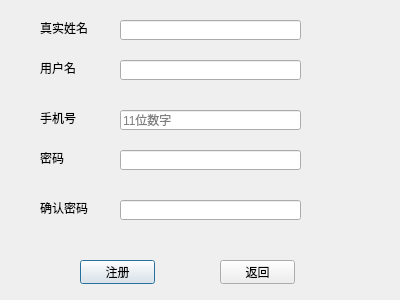
<?xml version="1.0" encoding="UTF-8"?>
<ui version="4.0">
 <class>RegisterDialog</class>
 <widget class="QDialog" name="RegisterDialog">
  <property name="geometry">
   <rect>
    <x>0</x>
    <y>0</y>
    <width>400</width>
    <height>300</height>
   </rect>
  </property>
  <property name="windowTitle">
   <string>Dialog</string>
  </property>
  <widget class="QLabel" name="label">
   <property name="geometry">
    <rect>
     <x>40</x>
     <y>60</y>
     <width>54</width>
     <height>16</height>
    </rect>
   </property>
   <property name="text">
    <string>用户名</string>
   </property>
  </widget>
  <widget class="QLabel" name="label_2">
   <property name="geometry">
    <rect>
     <x>40</x>
     <y>20</y>
     <width>54</width>
     <height>16</height>
    </rect>
   </property>
   <property name="text">
    <string>真实姓名</string>
   </property>
  </widget>
  <widget class="QLabel" name="label_3">
   <property name="geometry">
    <rect>
     <x>40</x>
     <y>110</y>
     <width>54</width>
     <height>16</height>
    </rect>
   </property>
   <property name="text">
    <string>手机号</string>
   </property>
  </widget>
  <widget class="QLabel" name="label_4">
   <property name="geometry">
    <rect>
     <x>40</x>
     <y>150</y>
     <width>54</width>
     <height>16</height>
    </rect>
   </property>
   <property name="text">
    <string>密码</string>
   </property>
  </widget>
  <widget class="QLabel" name="label_5">
   <property name="geometry">
    <rect>
     <x>40</x>
     <y>200</y>
     <width>54</width>
     <height>16</height>
    </rect>
   </property>
   <property name="text">
    <string>确认密码</string>
   </property>
  </widget>
  <widget class="QLineEdit" name="usernameLineEdit">
   <property name="geometry">
    <rect>
     <x>120</x>
     <y>20</y>
     <width>181</width>
     <height>20</height>
    </rect>
   </property>
  </widget>
  <widget class="QLineEdit" name="phoneLineEdit">
   <property name="geometry">
    <rect>
     <x>120</x>
     <y>110</y>
     <width>181</width>
     <height>20</height>
    </rect>
   </property>
   <property name="placeholderText">
    <string>11位数字</string>
   </property>
  </widget>
  <widget class="QLineEdit" name="passwordLineEdit">
   <property name="geometry">
    <rect>
     <x>120</x>
     <y>150</y>
     <width>181</width>
     <height>20</height>
    </rect>
   </property>
   <property name="echoMode">
    <enum>QLineEdit::EchoMode::Password</enum>
   </property>
  </widget>
  <widget class="QLineEdit" name="passwordConfirmLineEdit">
   <property name="geometry">
    <rect>
     <x>120</x>
     <y>200</y>
     <width>181</width>
     <height>20</height>
    </rect>
   </property>
   <property name="text">
    <string/>
   </property>
   <property name="echoMode">
    <enum>QLineEdit::EchoMode::Password</enum>
   </property>
  </widget>
  <widget class="QPushButton" name="registerConfirmButton">
   <property name="geometry">
    <rect>
     <x>80</x>
     <y>260</y>
     <width>75</width>
     <height>24</height>
    </rect>
   </property>
   <property name="text">
    <string>注册</string>
   </property>
  </widget>
  <widget class="QPushButton" name="cancelButton">
   <property name="geometry">
    <rect>
     <x>220</x>
     <y>260</y>
     <width>75</width>
     <height>24</height>
    </rect>
   </property>
   <property name="text">
    <string>返回</string>
   </property>
  </widget>
  <widget class="QLineEdit" name="displayNameLineEdit">
   <property name="geometry">
    <rect>
     <x>120</x>
     <y>60</y>
     <width>181</width>
     <height>20</height>
    </rect>
   </property>
  </widget>
 </widget>
 <tabstops>
  <tabstop>usernameLineEdit</tabstop>
  <tabstop>displayNameLineEdit</tabstop>
  <tabstop>phoneLineEdit</tabstop>
  <tabstop>passwordLineEdit</tabstop>
  <tabstop>passwordConfirmLineEdit</tabstop>
  <tabstop>registerConfirmButton</tabstop>
  <tabstop>cancelButton</tabstop>
 </tabstops>
 <resources/>
 <connections/>
</ui>
